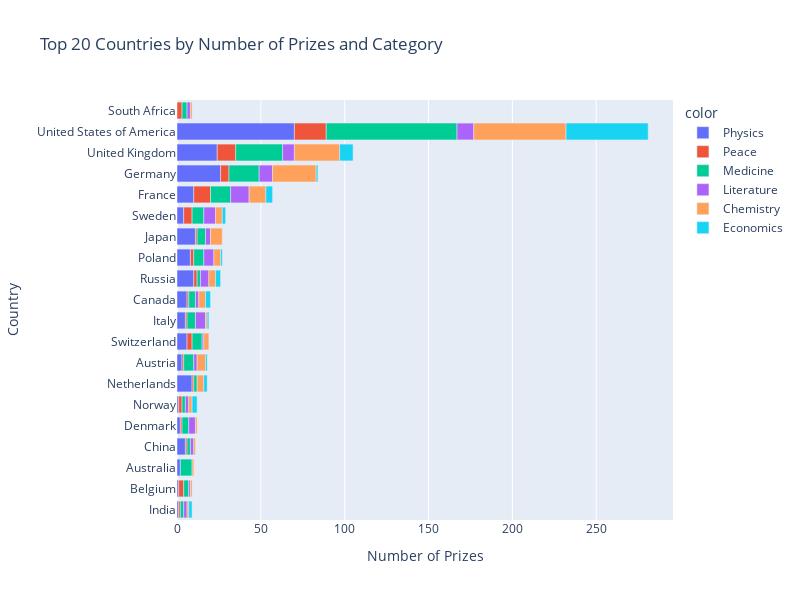

Source (notebook cell):
### Code cell
cat_cntry_bar = px.bar(width=800,
                       height=600,
                       x=merged_df.cat_prize,
                       y=merged_df.birth_country_current,
                       color=merged_df.category,
                       orientation='h',
                       title='Top 20 Countries by Number of Prizes and Category')
 
cat_cntry_bar.update_layout(xaxis_title='Number of Prizes', 
                            yaxis_title='Country')
cat_cntry_bar.show()

### Figure 1 — Plotly figure (JSON) as saved in the notebook; plotly's stock layout.template omitted (floating-point values rounded to 4 significant figures)
{"data": [{"alignmentgroup": "True", "hovertemplate": "color=Physics<br>x=%{x}<br>y=%{y}<extra></extra>", "legendgroup": "Physics", "marker": {"color": "#636efa", "pattern": {"shape": ""}}, "name": "Physics", "offsetgroup": "Physics", "orientation": "h", "showlegend": true, "textposition": "auto", "type": "bar", "x": [1, 1, 2, 5, 2, 1, 9, 3, 6, 5, 6, 10, 8, 11, 4, 10, 26, 24, 70], "xaxis": "x", "y": ["India", "Belgium", "Australia", "China", "Denmark", "Norway", "Netherlands", "Austria", "Switzerland", "Italy", "Canada", "Russia", "Poland", "Japan", "Sweden", "France", "Germany", "United Kingdom", "United States of America"], "yaxis": "y"}, {"alignmentgroup": "True", "hovertemplate": "color=Peace<br>x=%{x}<br>y=%{y}<extra></extra>", "legendgroup": "Peace", "marker": {"color": "#EF553B", "pattern": {"shape": ""}}, "name": "Peace", "offsetgroup": "Peace", "orientation": "h", "showlegend": true, "textposition": "auto", "type": "bar", "x": [1, 3, 3, 1, 1, 2, 1, 1, 1, 3, 1, 2, 2, 1, 5, 10, 5, 11, 19], "xaxis": "x", "y": ["India", "South Africa", "Belgium", "China", "Denmark", "Norway", "Austria", "Netherlands", "Italy", "Switzerland", "Canada", "Russia", "Poland", "Japan", "Sweden", "France", "Germany", "United Kingdom", "United States of America"], "yaxis": "y"}, {"alignmentgroup": "True", "hovertemplate": "color=Medicine<br>x=%{x}<br>y=%{y}<extra></extra>", "legendgroup": "Medicine", "marker": {"color": "#00cc96", "pattern": {"shape": ""}}, "name": "Medicine", "offsetgroup": "Medicine", "orientation": "h", "showlegend": true, "textposition": "auto", "type": "bar", "x": [3, 3, 2, 7, 2, 4, 2, 2, 6, 6, 5, 4, 2, 6, 5, 7, 12, 18, 28, 78], "xaxis": "x", "y": ["South Africa", "Belgium", "India", "Australia", "China", "Denmark", "Norway", "Netherlands", "Austria", "Switzerland", "Italy", "Canada", "Russia", "Poland", "Japan", "Sweden", "France", "Germany", "United Kingdom", "United States of America"], "yaxis": "y"}, {"alignmentgroup": "True", "hovertemplate": "color=Literature<br>x=%{x}<br>y=%{y}<extra></extra>", "legendgroup": "Literature", "marker": {"color": "#ab63fa", "pattern": {"shape": ""}}, "name": "Literature", "offsetgroup": "Literature", "orientation": "h", "showlegend": true, "textposition": "auto", "type": "bar", "x": [2, 1, 2, 2, 4, 2, 2, 1, 6, 2, 5, 6, 3, 7, 11, 8, 7, 10], "xaxis": "x", "y": ["South Africa", "Belgium", "India", "China", "Denmark", "Norway", "Austria", "Switzerland", "Italy", "Canada", "Russia", "Poland", "Japan", "Sweden", "France", "Germany", "United Kingdom", "United States of America"], "yaxis": "y"}, {"alignmentgroup": "True", "hovertemplate": "color=Chemistry<br>x=%{x}<br>y=%{y}<extra></extra>", "legendgroup": "Chemistry", "marker": {"color": "#FFA15A", "pattern": {"shape": ""}}, "name": "Chemistry", "offsetgroup": "Chemistry", "orientation": "h", "showlegend": true, "textposition": "auto", "type": "bar", "x": [1, 1, 1, 1, 1, 1, 2, 4, 5, 3, 1, 4, 4, 4, 7, 4, 10, 26, 27, 55], "xaxis": "x", "y": ["South Africa", "India", "Belgium", "Australia", "China", "Denmark", "Norway", "Netherlands", "Austria", "Switzerland", "Italy", "Canada", "Russia", "Poland", "Japan", "Sweden", "France", "Germany", "United Kingdom", "United States of America"], "yaxis": "y"}, {"alignmentgroup": "True", "hovertemplate": "color=Economics<br>x=%{x}<br>y=%{y}<extra></extra>", "legendgroup": "Economics", "marker": {"color": "#19d3f3", "pattern": {"shape": ""}}, "name": "Economics", "offsetgroup": "Economics", "orientation": "h", "showlegend": true, "textposition": "auto", "type": "bar", "x": [2, 3, 1, 2, 1, 3, 3, 1, 2, 4, 1, 8, 49], "xaxis": "x", "y": ["India", "Norway", "Austria", "Netherlands", "Italy", "Canada", "Russia", "Poland", "Sweden", "France", "Germany", "United Kingdom", "United States of America"], "yaxis": "y"}], "layout": {"barmode": "relative", "height": 600, "legend": {"title": {"text": "color"}, "tracegroupgap": 0}, "title": {"text": "Top 20 Countries by Number of Prizes and Category"}, "width": 800, "xaxis": {"anchor": "y", "domain": [0, 1], "title": {"text": "Number of Prizes"}}, "yaxis": {"anchor": "x", "domain": [0, 1], "title": {"text": "Country"}}}}
